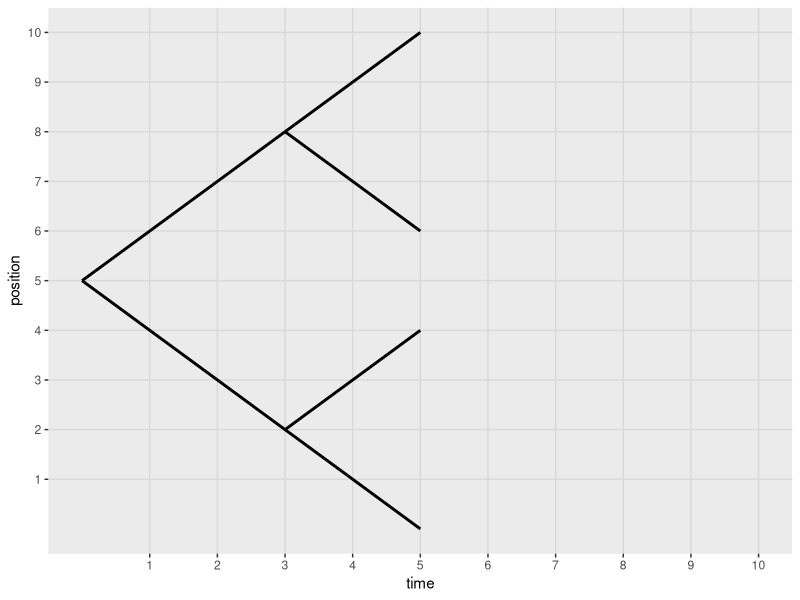

Here is the R script that generated this plot: (Note: this script raises an error after producing the figure.)
# load packages needed to run this code
library(ggplot2)
library(dplyr)
library(tidyr)
library(cowplot)
library(gganimate)

# make a data frame for a tree
tree_df <- data.frame(time = c(0, 1, 2, 5, 0, 5, 3, 5, 3, 5),
                      position = c(5, 6, 7, 10, 5, 0, 8, 6, 2, 4),
                      branch = c('b1', 'b1', 'b1', 'b1', 'b2', 'b2', 'b3', 'b3', 'b4', 'b4'),
                      sequence = c("DPHGESFF…",
                                   "EPNGESFF…",
                                   "DPNGESFF…",
                                   "EPNGESFF…",
                                   "KPNGESDK…",
                                   "KPNGESDK…",
                                   "DPHGESFF…",
                                   "DPHGESFF…",
                                   "IPHGENRR…",
                                   "IPHGENRR…"))

# seq_df <- data.frame(time = 5,
#                      position = c(0, 4, 6, 10),
#                      sequence = c("EPNGENRR…",
#                                   "KPNGESDK…",
#                                   "DPHGESFF…",
#                                   "IPHGENRR…"))

subs_df <- data.frame(time = c(1, 2.5, 2, 2.5, 4, 4.5),
                      position = c(6, 7.5, 3, 2.5, 1, 9.5),
                      type = c(1:6))

ancestor_seq <- "DPHGESFF…"

ggplot(tree_df, aes(x = time, y = position, group = branch)) + 
  geom_path(size = 1) +
  scale_y_continuous(limits = c(0,10), breaks = c(1:10)) +
  scale_x_continuous(limits = c(0,10), breaks = c(1:10)) +
  background_grid(major = "xy") 

ggplot(data = tree_df, mapping = aes(x = time, y = position)) + 
  geom_line(aes(group = branch), size = 1.5) + 
  #geom_segment(aes(xend = time, yend = position), linetype = 2, colour = 'grey') + 
  geom_point(aes(color = sequence), size = 3) +
  geom_text(aes(label = sequence), 
            hjust = 0, 
            nudge_x = 0.2,
            size = 6,
            family = "Courier") + 
  geom_text(aes(x = 0, y = 5, label = ancestor_seq), 
            hjust = 1,
            nudge_x = -0.2,
            size = 6,
            family = "Courier") + 
  transition_reveal(branch, time) + 
  coord_cartesian(clip = 'off') + 
  theme(axis.line = element_blank(), # remove axes, axes labels, and background from the plot
        axis.text.x = element_blank(),
        axis.text.y = element_blank(),
        axis.ticks = element_blank(),
        axis.title.x = element_blank(),
        axis.title.y = element_blank(),
        legend.position = "none",
        plot.background = element_blank(),
        plot.margin = margin(5.5, 100, 5.5, 100))
